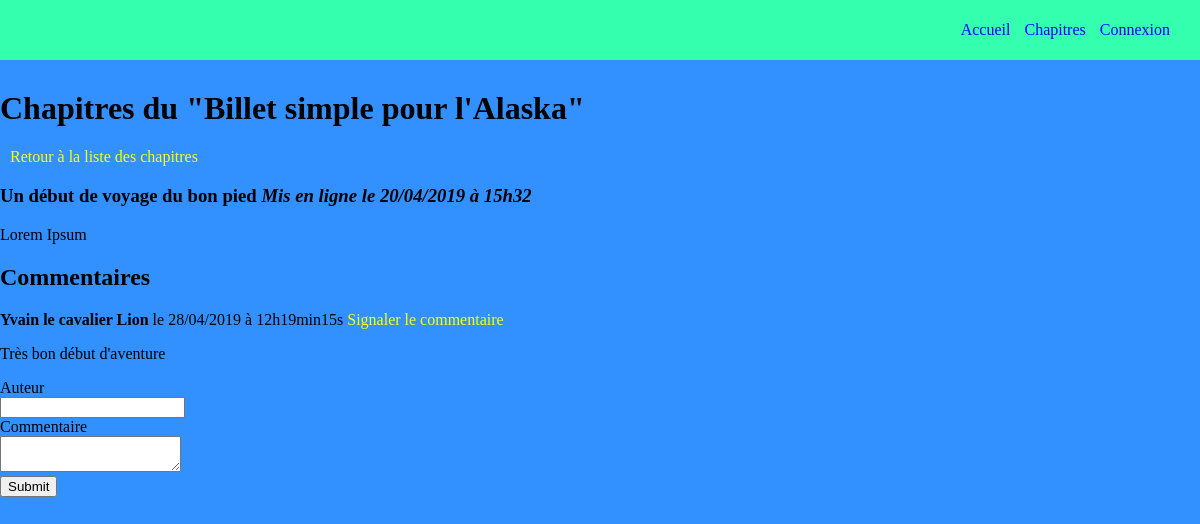
Page /index.php?action=post&id=1 on the committed database.
### tables this page shows
CREATE TABLE IF NOT EXISTS `post` (
  `id` int(11) NOT NULL AUTO_INCREMENT,
  `FK_admin` int(11) NOT NULL,
  `title` varchar(255) NOT NULL,
  `content` text NOT NULL,
  `state` tinyint(1) NOT NULL DEFAULT '1',
  `date_hours` datetime NOT NULL,
  PRIMARY KEY (`id`),
  KEY `FK_admin` (`id`)
);

CREATE TABLE IF NOT EXISTS `comments` (
  `id` int(11) NOT NULL AUTO_INCREMENT,
  `author` varchar(255) NOT NULL,
  `comment` text NOT NULL,
  `report` tinyint(1) NOT NULL DEFAULT '0',
  `date_comment` datetime NOT NULL,
  `FK_post` int(11) NOT NULL,
  PRIMARY KEY (`id`)
);

### controller/Comment_frontend.php (called while the page is built, shortened)
<?php
require_once('model/CommentConnexion.php');
class CommentController
	{
	public function listComment()
	{
		$postManager = new \OpenClassrooms\projetopenclassroom\model\ChapterConnexion();
		$commentManager = new \OpenClassrooms\projetopenclassroom\model\CommentConnexion();
		$post = $postManager->getPost($_GET['id']);
		$comments = $commentManager->getComments($_GET['id']);
		require('view/Chapter.php');
	}
}

### model/ChapterConnexion.php (called while the page is built, shortened)
<?php
class ChapterConnexion extends Connexion
{
	public function getPost($postId)
	{
		$db = $this->dbConnect();
		$req = $db->prepare('SELECT id, title, content, DATE_FORMAT(date_hours, \'%d/%m/%Y à %Hh%i\') AS date_fr FROM post WHERE id = ?');
		$req->execute(array($postId));
		$post = $req->fetch();
		return $post;
	}
}

### model/CommentConnexion.php (called while the page is built, shortened)
<?php
class CommentConnexion extends Connexion
{
	public function getComments($postId)
	{
		$db = $this->dbConnect();
		$comments = $db->prepare('SELECT id, author, comment, DATE_FORMAT(date_comment, \'%d/%m/%Y à %Hh%imin%ss\') AS date_comment_fr FROM comments WHERE FK_post = ? ORDER BY date_comment DESC');
		$comments->execute(array($postId));
		return $comments;
	}
}

### view/Chapter.php (the view, shortened to what this page needs)
<?php require('header.php'); ?>
<h1> Chapitres du "Billet simple pour l'Alaska" </h1>
<p class="prev_page"><a href="index.php"> Retour à la liste des chapitres</a></p>
<div class="chapter">
	<h3>
		<?= htmlspecialchars($post['title']) ?>
		<em> Mis en ligne le <?= $post['date_fr'] ?></em>
	</h3>
	<p>
		<?= nl2br($post['content']) ?>
	</p>
</div>
<div class ="commentaires">
    <h2>Commentaires</h2>
    <?php
    while ($comment = $comments->fetch())
    {
    ?>
        <p><strong><?= htmlspecialchars($comment['author']) ?></strong> le <?= $comment['date_comment_fr'] ?> <a href="index.php?action=signalComment&amp;id=<?= $comment['id'] ?>&amp;post=<?= $_GET['id'] ?>"> Signaler le commentaire</a>
        <p><?= nl2br(htmlspecialchars($comment['comment'])) ?></p>
    <?php
    }
    ?>
    <form action="index.php?action=addComment&amp;id=<?= $post['id'] ?>" method="post">
        <div>
            <label for="author"> Auteur</label><br />
            <input type="text" id="author" name="author" />
        </div>
        <div>
            <label for="comment">Commentaire</label><br />
            <textarea id="comment" name="comment"></textarea>
        </div>
        <div>
            <input type="submit" />
        </div>
    </form>
</div>
<?php require('template.php'); ?>

### public/css/style.css (style rules this page uses)
body { background-color: #3390FF; padding: 0; margin: 0; text-decoration: none; }
a { text-decoration: none; color: yellow; }
.prev_page { margin-left: 10px; }

### rows in the picture
post: title "Un début de voyage du bon pied", content "Lorem Ipsum"
comments: author "Yvain le cavalier Lion", date_comment_fr "28/04/2019 à 12h19min15s", comment "Très bon début d'aventure"

### other values in the picture
$post['date_fr'] "20/04/2019 à 15h32"
